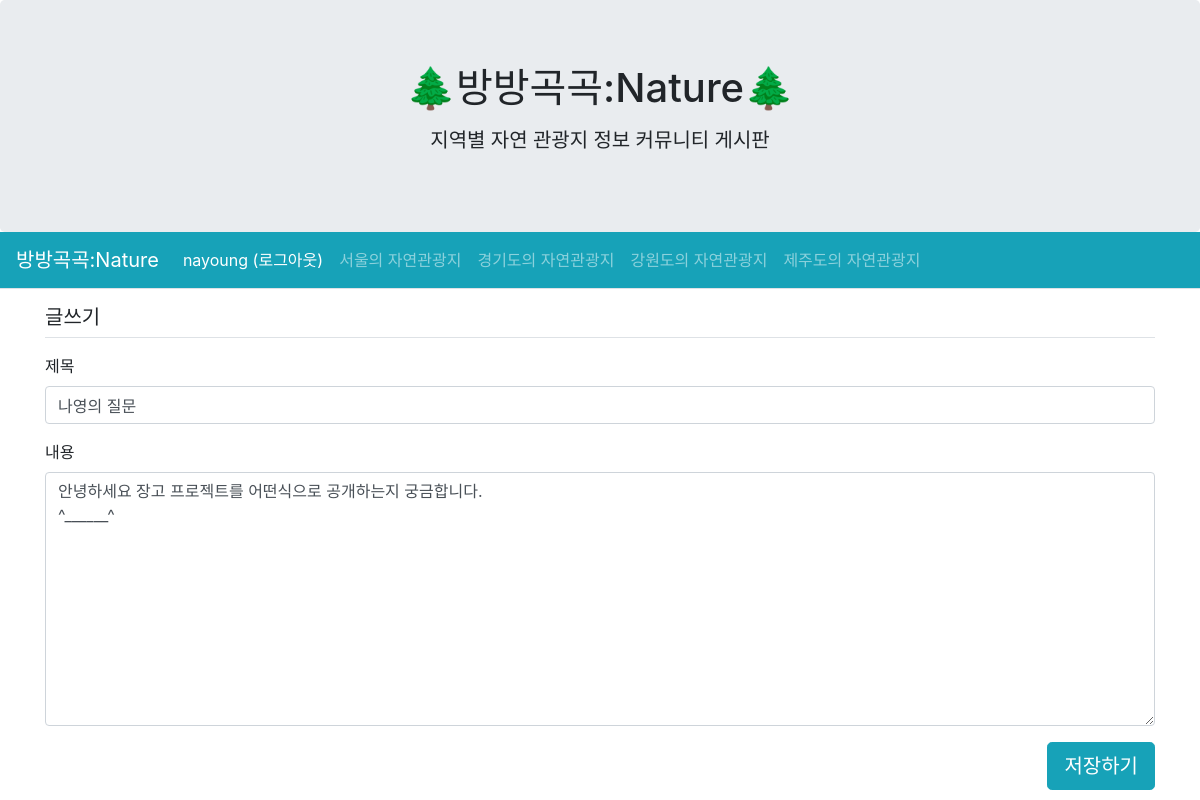
/pybo/question/modify/306/ (signed in), run on the app's committed database.
### pybo/models.py (models this page shows, shortened)
class Question(models.Model):
    subject = models.CharField(max_length=200)
    content = models.TextField()
    create_date = models.DateTimeField()
    author = models.ForeignKey(User, on_delete=models.CASCADE)
    modify_date = models.DateTimeField(null=True, blank=True)
    voter = models.ManyToManyField(User, related_name='voter_question')

### pybo/views/question_views.py (the view)
@login_required(login_url='common:login')
def question_modify(request, question_id):
    question = get_object_or_404(Question, pk=question_id)
    if request.user != question.author:
        messages.error(request, '수정권한이 없습니다')
        return redirect('pybo:detail', question_id=question.id)
    if request.method == "POST":
        form = QuestionForm(request.POST, instance=question)
        if form.is_valid():
            question = form.save(commit=False)
            question.author = request.user
            question.modify_date = timezone.now()  # 수정일시 저장
            question.save()
            return redirect('pybo:detail', question_id=question.id)
    else:
        form = QuestionForm(instance=question)
    context = {'form': form}
    return render(request, 'pybo/question_form.html', context)

### pybo/forms.py
class QuestionForm(forms.ModelForm):
    class Meta:
        model = Question
        fields = ['subject', 'content']
        labels = {
            'subject': '제목',
            'content': '내용',
        }

### templates/pybo/question_form.html (shortened to what this page needs)
{% extends 'base.html' %}
{% block content %}
<div class="container">
    <h5 class="my-3 border-bottom pb-2">글쓰기</h5>
    <form method="post" class="post-form my-3기>
        {% csrf_token %}
        <div class="form-group">
            <label for="subject">제목</label>
            <input type="text" class="form-control" name="subject" id="subject"
                   value="{{ form.subject.value|default_if_none:'' }}">
        </div>
        <div class="form-group">
            <label for="content">내용</label>
            <textarea class="form-control" name="content"
                      id="content" rows="10">{{ form.content.value|default_if_none:'' }}</textarea>
        </div>
        <button type="submit" class="btn btn-info btn-lg float-right">저장하기</button>
    </form>
</div>
{% endblock %}

### templates/navbar.html (shortened to what this page needs)
<div class="jumbotron text-center mb-0">
<h1><p>🌲방방곡곡:Nature🌲</p></h1><h5><p>지역별 자연 관광지 정보 커뮤니티 게시판</p></h5>
</div>
<nav class="navbar navbar-expand-lg navbar-dark bg-info border-bottom">
	<a class="navbar-brand" href="{% url 'pybo:index' %}">방방곡곡:Nature</a>
	<div class="collapse navbar-collapse flex-grow-0" id="navbarNav">
	    <ul class="navbar-nav">
		<li class="nav-item active">
			{% if user.is_authenticated %}
    			<a class="nav-link" href="{% url 'common:logout' %}">{{ user.username }} (로그아웃)</a>
    			{% else %}
		    	<a class="nav-link" href="{% url 'common:login' %}">로그인</a>
			{% endif %}
		<li class="nav-item "><a class="nav-link" href="{% url 'nature:forest' %}">서울의 자연관광지</a></li>
		<li class="nav-item "><a class="nav-link" href="{% url 'nature:forest2' %}">경기도의 자연관광지</a></li>
		<li class="nav-item "><a class="nav-link" href="{% url 'nature:forest4' %}">강원도의 자연관광지</a></li>
		<li class="nav-item "><a class="nav-link" href="{% url 'nature:forest3' %}">제주도의 자연관광지</a></li>
		</li>
	    </ul>
	</div>
    </nav>

### data on the page
Question: subject "나영의 질문", content "안녕하세요 장고 프로젝트를 어떤식으로 공개하는지 궁금합니다. ^______^"

### other printed values
{{ user.username }} "nayoung"
